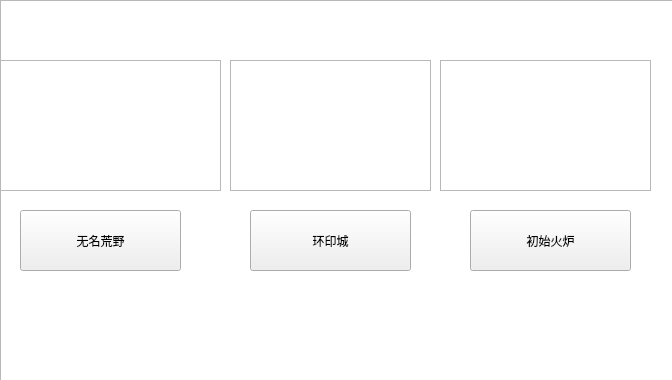
<?xml version="1.0" encoding="UTF-8"?>
<ui version="4.0">
 <class>maps</class>
 <widget class="QWidget" name="maps">
  <property name="geometry">
   <rect>
    <x>0</x>
    <y>0</y>
    <width>672</width>
    <height>380</height>
   </rect>
  </property>
  <property name="windowTitle">
   <string>选择一个地图吧~！</string>
  </property>
  <property name="windowIcon">
   <iconset resource="res.qrc">
    <normaloff>:/res/icon.ico</normaloff>:/res/icon.ico</iconset>
  </property>
  <widget class="QPushButton" name="map1">
   <property name="geometry">
    <rect>
     <x>20</x>
     <y>210</y>
     <width>161</width>
     <height>61</height>
    </rect>
   </property>
   <property name="styleSheet">
    <string notr="true">font: 20pt &quot;宋体&quot;;</string>
   </property>
   <property name="text">
    <string>无名荒野</string>
   </property>
  </widget>
  <widget class="QPushButton" name="map2">
   <property name="geometry">
    <rect>
     <x>250</x>
     <y>210</y>
     <width>161</width>
     <height>61</height>
    </rect>
   </property>
   <property name="styleSheet">
    <string notr="true">font: 20pt &quot;宋体&quot;;</string>
   </property>
   <property name="text">
    <string>环印城</string>
   </property>
  </widget>
  <widget class="QPushButton" name="map3">
   <property name="geometry">
    <rect>
     <x>470</x>
     <y>210</y>
     <width>161</width>
     <height>61</height>
    </rect>
   </property>
   <property name="styleSheet">
    <string notr="true">font: 20pt &quot;宋体&quot;;</string>
   </property>
   <property name="text">
    <string>初始火炉</string>
   </property>
  </widget>
  <widget class="QGraphicsView" name="graphicsView">
   <property name="geometry">
    <rect>
     <x>0</x>
     <y>60</y>
     <width>221</width>
     <height>131</height>
    </rect>
   </property>
   <property name="styleSheet">
    <string notr="true">border-image: url(:/map/res/map/m4.png);</string>
   </property>
  </widget>
  <widget class="QGraphicsView" name="graphicsView_2">
   <property name="geometry">
    <rect>
     <x>230</x>
     <y>60</y>
     <width>201</width>
     <height>131</height>
    </rect>
   </property>
   <property name="styleSheet">
    <string notr="true">border-image: url(:/map/res/map/5.png);</string>
   </property>
  </widget>
  <widget class="QGraphicsView" name="graphicsView_3">
   <property name="geometry">
    <rect>
     <x>440</x>
     <y>60</y>
     <width>211</width>
     <height>131</height>
    </rect>
   </property>
   <property name="styleSheet">
    <string notr="true">border-image: url(:/map/res/map/end.png);</string>
   </property>
  </widget>
  <widget class="QGraphicsView" name="background">
   <property name="geometry">
    <rect>
     <x>0</x>
     <y>0</y>
     <width>681</width>
     <height>381</height>
    </rect>
   </property>
   <property name="styleSheet">
    <string notr="true">border-image: url(:/map/res/map/3.png);</string>
   </property>
  </widget>
  <zorder>background</zorder>
  <zorder>map1</zorder>
  <zorder>map2</zorder>
  <zorder>map3</zorder>
  <zorder>graphicsView</zorder>
  <zorder>graphicsView_2</zorder>
  <zorder>graphicsView_3</zorder>
 </widget>
 <resources>
  <include location="res.qrc"/>
 </resources>
 <connections/>
</ui>
